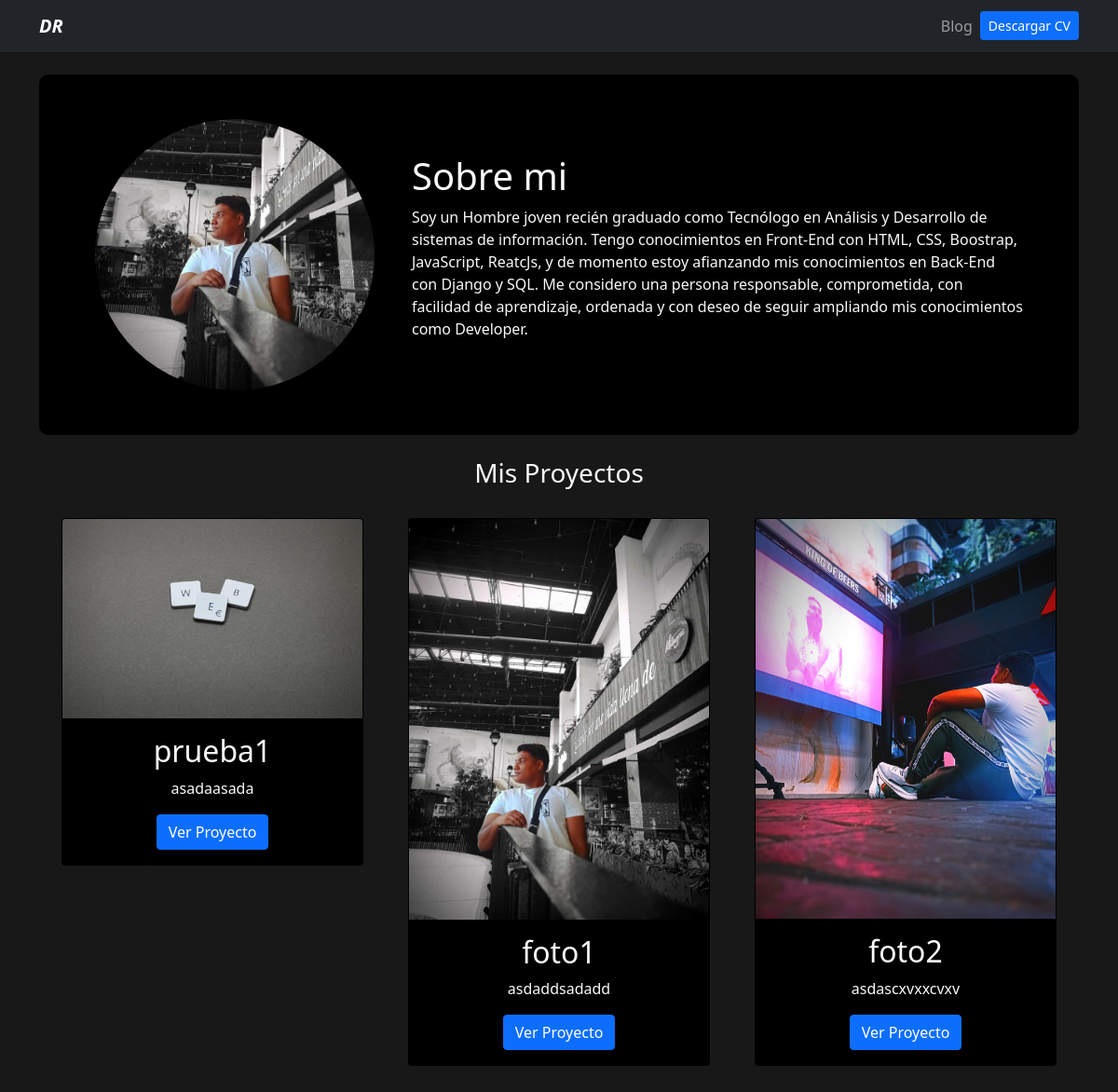
The page /portfolio/ on the database its author committed.
### portfolio/models.py (models this page shows)
class Project (models.Model):
    title =CharField(max_length=100)
    description = CharField(max_length=250)
    image = ImageField(upload_to="portfolio/images/")
    url =URLField(blank=True)

### portfolio/views.py (the view)
# urls.py: 2. Add a URL to urlpatterns:  path('', views.home, name='home')
def home (request):
    projects= Project.objects.all()
    return render(request, 'home.html', {'projects' : projects})

### portfolio/templates/home.html
{% extends 'layout.html' %} {% load static %} {% block content %}
<header>
  <div style="background: black; border-radius: 10px" class="row p-5">
    <div class="col-md-4">
      <img
        style="width: 300px; border-radius: 50%"
        src="{% static 'portfolio/imageProfile.jpeg' %}"
        alt=""
      />
    </div>
    <div class="col-md-8 my-auto">
      <h1>Sobre mi</h1>
      <p>
        Soy un Hombre joven recién graduado como Tecnólogo en Análisis y
        Desarrollo de sistemas de información. Tengo conocimientos en Front-End
        con HTML, CSS, Boostrap, JavaScript, ReatcJs, y de momento estoy
        afianzando mis conocimientos en Back-End con Django y SQL. Me considero
        una persona responsable, comprometida, con facilidad de aprendizaje,
        ordenada y con deseo de seguir ampliando mis conocimientos como
        Developer.
      </p>
    </div>
  </div>
</header>
<div class="row my-4 text-center">
  <h3>Mis Proyectos</h3>
  {% for project in projects %}
  <div class="col-md-4 p-4">
    <div class="card bg-black card-project">
        <img class="card-img-top" src="{{project.image.url}}" alt="" />
        <div class="card-body">
            <div style="text-align: center">
                <h2>{{project.title}}</h2>
                <p>{{project.description}} </p>
                <a  target="_blank" class="btn btn-primary" href="{{project.url}}">Ver Proyecto</a>
              </div>
            </div>
        </div>
    </div>
  {% endfor %}
</div>
{% endblock %}

### portfolio/templates/layout.html (shortened to what this page needs)
{% load static %}
<!DOCTYPE html>
<html lang="en">
  <head>
    <link
      href="https://cdn.jsdelivr.net/npm/bootstrap@5.0.2/dist/css/bootstrap.min.css"
      rel="stylesheet"
    />
    <link rel="stylesheet" href="{% static 'main.css' %}">
  </head>
  <body>
    <main class="bgblack text-light">
      {% include 'partials/navbar.html' %}
      <div class="container p-4">{% block content %} {% endblock%}</div>
    </main>
  </body>
</html>

### portfolio/templates/partials/navbar.html (shortened to what this page needs)
{% load static %}
<nav class="navbar navbar-expand-lg navbar-dark bg-dark">
  <div class="container">
    <a class="navbar-brand fw-bold fst-italic" href="/portfolio">DR</a>
    <div class="collapse navbar-collapse" id="navbarNav">
      <ul class="navbar-nav ms-auto">
        <li class="nav-item">
          <a class="nav-link" href="/blog">Blog</a>
        </li>
        <li class="nav-item">
          <a class="btn btn-primary btn-sm mt-1" target="blank" href="{% static '/portfolio/cv.pdf' %}">Descargar CV</a>
        </li>
      </ul>
    </div>
  </div>
</nav>

### portfolio/static/main.css (style rules this page uses)
.bgblack { background-color: rgb(24, 24, 24); }
.bg-black { background: black; }

### rows shown on the page
Project: image (picture), title "prueba1", description "asadaasada"
Project: image (picture), title "foto1", description "asdaddsadadd"
Project: image (picture), title "foto2", description "asdascxvxxcvxv"
